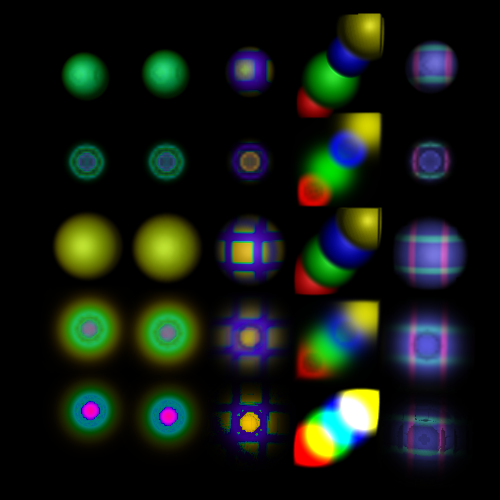

Here is the Python script that generated this plot:
#!/usr/bin/env python

# Demonstrate fixed-point volume ray casting with linear interpolation across a 5x5 grid of blend modes and data types.

import vtkmodules.vtkInteractionStyle  # noqa: F401
import vtkmodules.vtkRenderingOpenGL2  # noqa: F401
import vtkmodules.vtkRenderingVolumeOpenGL2  # noqa: F401

from vtkmodules.vtkCommonDataModel import vtkPiecewiseFunction
from vtkmodules.vtkImagingCore import (
    vtkImageAppendComponents,
    vtkImageThreshold,
    vtkImageShiftScale,
)
from vtkmodules.vtkImagingMorphological import vtkImageContinuousDilate3D
from vtkmodules.vtkImagingSources import (
    vtkImageGaussianSource,
    vtkImageGridSource,
)
from vtkmodules.vtkRenderingCore import (
    vtkColorTransferFunction,
    vtkRenderWindow,
    vtkRenderWindowInteractor,
    vtkRenderer,
    vtkVolume,
    vtkVolumeProperty,
)
from vtkmodules.vtkRenderingVolume import vtkFixedPointVolumeRayCastMapper

# Create a gaussian source
gaussian_source = vtkImageGaussianSource()
gaussian_source.SetWholeExtent(0, 30, 0, 30, 0, 30)
gaussian_source.SetMaximum(255.0)
gaussian_source.SetStandardDeviation(5)
gaussian_source.SetCenter(15, 15, 15)

threshold = vtkImageThreshold()
threshold.SetInputConnection(gaussian_source.GetOutputPort())
threshold.ReplaceInOn()
threshold.SetInValue(0)
threshold.ThresholdBetween(150, 200)

shift_scale = vtkImageShiftScale()
shift_scale.SetInputConnection(threshold.GetOutputPort())
shift_scale.SetOutputScalarTypeToUnsignedChar()

grid0 = vtkImageGridSource()
grid0.SetDataScalarTypeToUnsignedChar()
grid0.SetGridSpacing(10, 10, 10)
grid0.SetLineValue(200)
grid0.SetFillValue(10)
grid0.SetDataExtent(0, 30, 0, 30, 0, 30)

dilate = vtkImageContinuousDilate3D()
dilate.SetInputConnection(grid0.GetOutputPort())
dilate.SetKernelSize(3, 3, 3)

iac = vtkImageAppendComponents()
iac.AddInputConnection(dilate.GetOutputPort())
iac.AddInputConnection(shift_scale.GetOutputPort())

gs1 = vtkImageGaussianSource()
gs1.SetWholeExtent(0, 30, 0, 30, 0, 30)
gs1.SetMaximum(255.0)
gs1.SetStandardDeviation(4)
gs1.SetCenter(5, 5, 5)

t1 = vtkImageThreshold()
t1.SetInputConnection(gs1.GetOutputPort())
t1.ReplaceInOn()
t1.SetInValue(0)
t1.ThresholdBetween(150, 256)

gs2 = vtkImageGaussianSource()
gs2.SetWholeExtent(0, 30, 0, 30, 0, 30)
gs2.SetMaximum(255.0)
gs2.SetStandardDeviation(4)
gs2.SetCenter(12, 12, 12)

gs3 = vtkImageGaussianSource()
gs3.SetWholeExtent(0, 30, 0, 30, 0, 30)
gs3.SetMaximum(255.0)
gs3.SetStandardDeviation(4)
gs3.SetCenter(19, 19, 19)

t3 = vtkImageThreshold()
t3.SetInputConnection(gs3.GetOutputPort())
t3.ReplaceInOn()
t3.SetInValue(0)
t3.ThresholdBetween(150, 256)

gs4 = vtkImageGaussianSource()
gs4.SetWholeExtent(0, 30, 0, 30, 0, 30)
gs4.SetMaximum(255.0)
gs4.SetStandardDeviation(4)
gs4.SetCenter(26, 26, 26)

iac1 = vtkImageAppendComponents()
iac1.AddInputConnection(t1.GetOutputPort())
iac1.AddInputConnection(gs2.GetOutputPort())

iac2 = vtkImageAppendComponents()
iac2.AddInputConnection(iac1.GetOutputPort())
iac2.AddInputConnection(t3.GetOutputPort())

iac3 = vtkImageAppendComponents()
iac3.AddInputConnection(iac2.GetOutputPort())
iac3.AddInputConnection(gs4.GetOutputPort())

grid_r = vtkImageGridSource()
grid_r.SetDataScalarTypeToUnsignedChar()
grid_r.SetGridSpacing(10, 100, 100)
grid_r.SetLineValue(250)
grid_r.SetFillValue(100)
grid_r.SetDataExtent(0, 30, 0, 30, 0, 30)

d_r = vtkImageContinuousDilate3D()
d_r.SetInputConnection(grid_r.GetOutputPort())
d_r.SetKernelSize(2, 2, 2)

grid_g = vtkImageGridSource()
grid_g.SetDataScalarTypeToUnsignedChar()
grid_g.SetGridSpacing(100, 10, 100)
grid_g.SetLineValue(250)
grid_g.SetFillValue(100)
grid_g.SetDataExtent(0, 30, 0, 30, 0, 30)

d_g = vtkImageContinuousDilate3D()
d_g.SetInputConnection(grid_g.GetOutputPort())
d_g.SetKernelSize(2, 2, 2)

grid_b = vtkImageGridSource()
grid_b.SetDataScalarTypeToUnsignedChar()
grid_b.SetGridSpacing(100, 100, 10)
grid_b.SetLineValue(0)
grid_b.SetFillValue(250)
grid_b.SetDataExtent(0, 30, 0, 30, 0, 30)

d_b = vtkImageContinuousDilate3D()
d_b.SetInputConnection(grid_b.GetOutputPort())
d_b.SetKernelSize(2, 2, 2)

iac_rg = vtkImageAppendComponents()
iac_rg.AddInputConnection(d_r.GetOutputPort())
iac_rg.AddInputConnection(d_g.GetOutputPort())

iac_rgb = vtkImageAppendComponents()
iac_rgb.AddInputConnection(iac_rg.GetOutputPort())
iac_rgb.AddInputConnection(d_b.GetOutputPort())

iac_rgba = vtkImageAppendComponents()
iac_rgba.AddInputConnection(iac_rgb.GetOutputPort())
iac_rgba.AddInputConnection(shift_scale.GetOutputPort())

# Transfer functions
ramp_point_2 = vtkPiecewiseFunction()
ramp_point_2.AddPoint(0, 0.0)
ramp_point_2.AddPoint(255, 0.2)

ramp_1 = vtkPiecewiseFunction()
ramp_1.AddPoint(0, 0.0)
ramp_1.AddPoint(255, 1.0)

surface = vtkPiecewiseFunction()
surface.AddPoint(0, 0.0)
surface.AddPoint(10, 0.0)
surface.AddPoint(50, 1.0)
surface.AddPoint(255, 1.0)

constant_1 = vtkPiecewiseFunction()
constant_1.AddPoint(0, 1.0)
constant_1.AddPoint(255, 1.0)

gop = vtkPiecewiseFunction()
gop.AddPoint(0, 0.0)
gop.AddPoint(20, 0.0)
gop.AddPoint(60, 1.0)
gop.AddPoint(255, 1.0)

rainbow = vtkColorTransferFunction()
rainbow.SetColorSpaceToHSV()
rainbow.HSVWrapOff()
rainbow.AddHSVPoint(0, 0.1, 1.0, 1.0)
rainbow.AddHSVPoint(255, 0.9, 1.0, 1.0)

red = vtkColorTransferFunction()
red.AddRGBPoint(0, 1, 0, 0)
red.AddRGBPoint(255, 1, 0, 0)

green = vtkColorTransferFunction()
green.AddRGBPoint(0, 0, 1, 0)
green.AddRGBPoint(255, 0, 1, 0)

blue = vtkColorTransferFunction()
blue.AddRGBPoint(0, 0, 0, 1)
blue.AddRGBPoint(255, 0, 0, 1)

yellow = vtkColorTransferFunction()
yellow.AddRGBPoint(0, 1, 1, 0)
yellow.AddRGBPoint(255, 1, 1, 0)

# Rendering setup
renderer = vtkRenderer()

render_window = vtkRenderWindow()
render_window.SetSize(500, 500)
render_window.AddRenderer(renderer)
render_window.SetWindowName("fixed point ray caster linear")

interactor = vtkRenderWindowInteractor()
interactor.SetRenderWindow(render_window)

# Row 0: float threshold data, independent components
# [0][0] — MIP
volume_property_0_0 = vtkVolumeProperty()
volume_property_0_0.IndependentComponentsOn()
volume_property_0_0.SetColor(rainbow)
volume_property_0_0.SetScalarOpacity(ramp_1)
volume_property_0_0.SetGradientOpacity(constant_1)
volume_property_0_0.SetInterpolationTypeToLinear()
volume_mapper_0_0 = vtkFixedPointVolumeRayCastMapper()
volume_mapper_0_0.SetSampleDistance(0.25)
volume_mapper_0_0.SetNumberOfThreads(1)
volume_mapper_0_0.SetInputConnection(threshold.GetOutputPort())
volume_mapper_0_0.SetBlendModeToMaximumIntensity()
volume_0_0 = vtkVolume()
volume_0_0.SetMapper(volume_mapper_0_0)
volume_0_0.SetProperty(volume_property_0_0)
volume_0_0.AddPosition(0, 0, 0)

# [0][1] — Composite
volume_property_0_1 = vtkVolumeProperty()
volume_property_0_1.IndependentComponentsOn()
volume_property_0_1.SetColor(rainbow)
volume_property_0_1.SetScalarOpacity(ramp_point_2)
volume_property_0_1.SetGradientOpacity(constant_1)
volume_property_0_1.SetInterpolationTypeToLinear()
volume_mapper_0_1 = vtkFixedPointVolumeRayCastMapper()
volume_mapper_0_1.SetSampleDistance(0.25)
volume_mapper_0_1.SetNumberOfThreads(1)
volume_mapper_0_1.SetInputConnection(threshold.GetOutputPort())
volume_mapper_0_1.SetBlendModeToComposite()
volume_0_1 = vtkVolume()
volume_0_1.SetMapper(volume_mapper_0_1)
volume_0_1.SetProperty(volume_property_0_1)
volume_0_1.AddPosition(0, 30, 0)

# [0][2] — Composite + Shade
volume_property_0_2 = vtkVolumeProperty()
volume_property_0_2.IndependentComponentsOn()
volume_property_0_2.SetColor(rainbow)
volume_property_0_2.SetScalarOpacity(surface)
volume_property_0_2.SetGradientOpacity(constant_1)
volume_property_0_2.ShadeOn()
volume_property_0_2.SetInterpolationTypeToLinear()
volume_mapper_0_2 = vtkFixedPointVolumeRayCastMapper()
volume_mapper_0_2.SetSampleDistance(0.25)
volume_mapper_0_2.SetNumberOfThreads(1)
volume_mapper_0_2.SetInputConnection(threshold.GetOutputPort())
volume_mapper_0_2.SetBlendModeToComposite()
volume_0_2 = vtkVolume()
volume_0_2.SetMapper(volume_mapper_0_2)
volume_0_2.SetProperty(volume_property_0_2)
volume_0_2.AddPosition(0, 60, 0)

# [0][3] — Composite + GO
volume_property_0_3 = vtkVolumeProperty()
volume_property_0_3.IndependentComponentsOn()
volume_property_0_3.SetColor(rainbow)
volume_property_0_3.SetScalarOpacity(ramp_point_2)
volume_property_0_3.SetGradientOpacity(gop)
volume_property_0_3.SetInterpolationTypeToLinear()
volume_mapper_0_3 = vtkFixedPointVolumeRayCastMapper()
volume_mapper_0_3.SetSampleDistance(0.25)
volume_mapper_0_3.SetNumberOfThreads(1)
volume_mapper_0_3.SetInputConnection(threshold.GetOutputPort())
volume_mapper_0_3.SetBlendModeToComposite()
volume_0_3 = vtkVolume()
volume_0_3.SetMapper(volume_mapper_0_3)
volume_0_3.SetProperty(volume_property_0_3)
volume_0_3.AddPosition(0, 90, 0)

# [0][4] — Composite + GO + Shade
volume_property_0_4 = vtkVolumeProperty()
volume_property_0_4.IndependentComponentsOn()
volume_property_0_4.SetColor(rainbow)
volume_property_0_4.SetScalarOpacity(surface)
volume_property_0_4.SetGradientOpacity(gop)
volume_property_0_4.ShadeOn(0)
volume_property_0_4.ShadeOn(1)
volume_property_0_4.ShadeOn(2)
volume_property_0_4.ShadeOn(3)
volume_property_0_4.SetInterpolationTypeToLinear()
volume_mapper_0_4 = vtkFixedPointVolumeRayCastMapper()
volume_mapper_0_4.SetSampleDistance(0.25)
volume_mapper_0_4.SetNumberOfThreads(1)
volume_mapper_0_4.SetInputConnection(threshold.GetOutputPort())
volume_mapper_0_4.SetBlendModeToComposite()
volume_0_4 = vtkVolume()
volume_0_4.SetMapper(volume_mapper_0_4)
volume_0_4.SetProperty(volume_property_0_4)
volume_0_4.AddPosition(0, 120, 0)

# Row 1: unsigned char data, independent components
# [1][0] — MIP
volume_property_1_0 = vtkVolumeProperty()
volume_property_1_0.IndependentComponentsOn()
volume_property_1_0.SetColor(rainbow)
volume_property_1_0.SetScalarOpacity(ramp_1)
volume_property_1_0.SetGradientOpacity(constant_1)
volume_property_1_0.SetInterpolationTypeToLinear()
volume_mapper_1_0 = vtkFixedPointVolumeRayCastMapper()
volume_mapper_1_0.SetSampleDistance(0.25)
volume_mapper_1_0.SetNumberOfThreads(1)
volume_mapper_1_0.SetInputConnection(shift_scale.GetOutputPort())
volume_mapper_1_0.SetBlendModeToMaximumIntensity()
volume_1_0 = vtkVolume()
volume_1_0.SetMapper(volume_mapper_1_0)
volume_1_0.SetProperty(volume_property_1_0)
volume_1_0.AddPosition(30, 0, 0)

# [1][1] — Composite
volume_property_1_1 = vtkVolumeProperty()
volume_property_1_1.IndependentComponentsOn()
volume_property_1_1.SetColor(rainbow)
volume_property_1_1.SetScalarOpacity(ramp_point_2)
volume_property_1_1.SetGradientOpacity(constant_1)
volume_property_1_1.SetInterpolationTypeToLinear()
volume_mapper_1_1 = vtkFixedPointVolumeRayCastMapper()
volume_mapper_1_1.SetSampleDistance(0.25)
volume_mapper_1_1.SetNumberOfThreads(1)
volume_mapper_1_1.SetInputConnection(shift_scale.GetOutputPort())
volume_mapper_1_1.SetBlendModeToComposite()
volume_1_1 = vtkVolume()
volume_1_1.SetMapper(volume_mapper_1_1)
volume_1_1.SetProperty(volume_property_1_1)
volume_1_1.AddPosition(30, 30, 0)

# [1][2] — Composite + Shade
volume_property_1_2 = vtkVolumeProperty()
volume_property_1_2.IndependentComponentsOn()
volume_property_1_2.SetColor(rainbow)
volume_property_1_2.SetScalarOpacity(surface)
volume_property_1_2.SetGradientOpacity(constant_1)
volume_property_1_2.ShadeOn()
volume_property_1_2.SetInterpolationTypeToLinear()
volume_mapper_1_2 = vtkFixedPointVolumeRayCastMapper()
volume_mapper_1_2.SetSampleDistance(0.25)
volume_mapper_1_2.SetNumberOfThreads(1)
volume_mapper_1_2.SetInputConnection(shift_scale.GetOutputPort())
volume_mapper_1_2.SetBlendModeToComposite()
volume_1_2 = vtkVolume()
volume_1_2.SetMapper(volume_mapper_1_2)
volume_1_2.SetProperty(volume_property_1_2)
volume_1_2.AddPosition(30, 60, 0)

# [1][3] — Composite + GO
volume_property_1_3 = vtkVolumeProperty()
volume_property_1_3.IndependentComponentsOn()
volume_property_1_3.SetColor(rainbow)
volume_property_1_3.SetScalarOpacity(ramp_point_2)
volume_property_1_3.SetGradientOpacity(gop)
volume_property_1_3.SetInterpolationTypeToLinear()
volume_mapper_1_3 = vtkFixedPointVolumeRayCastMapper()
volume_mapper_1_3.SetSampleDistance(0.25)
volume_mapper_1_3.SetNumberOfThreads(1)
volume_mapper_1_3.SetInputConnection(shift_scale.GetOutputPort())
volume_mapper_1_3.SetBlendModeToComposite()
volume_1_3 = vtkVolume()
volume_1_3.SetMapper(volume_mapper_1_3)
volume_1_3.SetProperty(volume_property_1_3)
volume_1_3.AddPosition(30, 90, 0)

# [1][4] — Composite + GO + Shade
volume_property_1_4 = vtkVolumeProperty()
volume_property_1_4.IndependentComponentsOn()
volume_property_1_4.SetColor(rainbow)
volume_property_1_4.SetScalarOpacity(surface)
volume_property_1_4.SetGradientOpacity(gop)
volume_property_1_4.ShadeOn(0)
volume_property_1_4.ShadeOn(1)
volume_property_1_4.ShadeOn(2)
volume_property_1_4.ShadeOn(3)
volume_property_1_4.SetInterpolationTypeToLinear()
volume_mapper_1_4 = vtkFixedPointVolumeRayCastMapper()
volume_mapper_1_4.SetSampleDistance(0.25)
volume_mapper_1_4.SetNumberOfThreads(1)
volume_mapper_1_4.SetInputConnection(shift_scale.GetOutputPort())
volume_mapper_1_4.SetBlendModeToComposite()
volume_1_4 = vtkVolume()
volume_1_4.SetMapper(volume_mapper_1_4)
volume_1_4.SetProperty(volume_property_1_4)
volume_1_4.AddPosition(30, 120, 0)

# Row 2: two-component dependent data
# [2][0] — MIP
volume_property_2_0 = vtkVolumeProperty()
volume_property_2_0.IndependentComponentsOff()
volume_property_2_0.SetColor(rainbow)
volume_property_2_0.SetScalarOpacity(ramp_1)
volume_property_2_0.SetGradientOpacity(constant_1)
volume_property_2_0.SetInterpolationTypeToLinear()
volume_mapper_2_0 = vtkFixedPointVolumeRayCastMapper()
volume_mapper_2_0.SetSampleDistance(0.25)
volume_mapper_2_0.SetNumberOfThreads(1)
volume_mapper_2_0.SetInputConnection(iac.GetOutputPort())
volume_mapper_2_0.SetBlendModeToMaximumIntensity()
volume_2_0 = vtkVolume()
volume_2_0.SetMapper(volume_mapper_2_0)
volume_2_0.SetProperty(volume_property_2_0)
volume_2_0.AddPosition(60, 0, 0)

# [2][1] — Composite
volume_property_2_1 = vtkVolumeProperty()
volume_property_2_1.IndependentComponentsOff()
volume_property_2_1.SetColor(rainbow)
volume_property_2_1.SetScalarOpacity(ramp_point_2)
volume_property_2_1.SetGradientOpacity(constant_1)
volume_property_2_1.SetInterpolationTypeToLinear()
volume_mapper_2_1 = vtkFixedPointVolumeRayCastMapper()
volume_mapper_2_1.SetSampleDistance(0.25)
volume_mapper_2_1.SetNumberOfThreads(1)
volume_mapper_2_1.SetInputConnection(iac.GetOutputPort())
volume_mapper_2_1.SetBlendModeToComposite()
volume_2_1 = vtkVolume()
volume_2_1.SetMapper(volume_mapper_2_1)
volume_2_1.SetProperty(volume_property_2_1)
volume_2_1.AddPosition(60, 30, 0)

# [2][2] — Composite + Shade
volume_property_2_2 = vtkVolumeProperty()
volume_property_2_2.IndependentComponentsOff()
volume_property_2_2.SetColor(rainbow)
volume_property_2_2.SetScalarOpacity(surface)
volume_property_2_2.SetGradientOpacity(constant_1)
volume_property_2_2.ShadeOn()
volume_property_2_2.SetInterpolationTypeToLinear()
volume_mapper_2_2 = vtkFixedPointVolumeRayCastMapper()
volume_mapper_2_2.SetSampleDistance(0.25)
volume_mapper_2_2.SetNumberOfThreads(1)
volume_mapper_2_2.SetInputConnection(iac.GetOutputPort())
volume_mapper_2_2.SetBlendModeToComposite()
volume_2_2 = vtkVolume()
volume_2_2.SetMapper(volume_mapper_2_2)
volume_2_2.SetProperty(volume_property_2_2)
volume_2_2.AddPosition(60, 60, 0)

# [2][3] — Composite + GO
volume_property_2_3 = vtkVolumeProperty()
volume_property_2_3.IndependentComponentsOff()
volume_property_2_3.SetColor(rainbow)
volume_property_2_3.SetScalarOpacity(ramp_point_2)
volume_property_2_3.SetGradientOpacity(gop)
volume_property_2_3.SetInterpolationTypeToLinear()
volume_mapper_2_3 = vtkFixedPointVolumeRayCastMapper()
volume_mapper_2_3.SetSampleDistance(0.25)
volume_mapper_2_3.SetNumberOfThreads(1)
volume_mapper_2_3.SetInputConnection(iac.GetOutputPort())
volume_mapper_2_3.SetBlendModeToComposite()
volume_2_3 = vtkVolume()
volume_2_3.SetMapper(volume_mapper_2_3)
volume_2_3.SetProperty(volume_property_2_3)
volume_2_3.AddPosition(60, 90, 0)

# [2][4] — Composite + GO + Shade
volume_property_2_4 = vtkVolumeProperty()
volume_property_2_4.IndependentComponentsOff()
volume_property_2_4.SetColor(rainbow)
volume_property_2_4.SetScalarOpacity(surface)
volume_property_2_4.SetGradientOpacity(gop)
volume_property_2_4.ShadeOn(0)
volume_property_2_4.ShadeOn(1)
volume_property_2_4.ShadeOn(2)
volume_property_2_4.ShadeOn(3)
volume_property_2_4.SetInterpolationTypeToLinear()
volume_mapper_2_4 = vtkFixedPointVolumeRayCastMapper()
volume_mapper_2_4.SetSampleDistance(0.25)
volume_mapper_2_4.SetNumberOfThreads(1)
volume_mapper_2_4.SetInputConnection(iac.GetOutputPort())
volume_mapper_2_4.SetBlendModeToComposite()
volume_2_4 = vtkVolume()
volume_2_4.SetMapper(volume_mapper_2_4)
volume_2_4.SetProperty(volume_property_2_4)
volume_2_4.AddPosition(60, 120, 0)

# Row 3: four-component independent data
# [3][0] — MIP
volume_property_3_0 = vtkVolumeProperty()
volume_property_3_0.IndependentComponentsOn()
volume_property_3_0.SetColor(0, red)
volume_property_3_0.SetColor(1, green)
volume_property_3_0.SetColor(2, blue)
volume_property_3_0.SetColor(3, yellow)
volume_property_3_0.SetScalarOpacity(0, surface)
volume_property_3_0.SetScalarOpacity(1, surface)
volume_property_3_0.SetScalarOpacity(2, surface)
volume_property_3_0.SetScalarOpacity(3, surface)
volume_property_3_0.SetGradientOpacity(0, constant_1)
volume_property_3_0.SetGradientOpacity(1, constant_1)
volume_property_3_0.SetGradientOpacity(2, constant_1)
volume_property_3_0.SetGradientOpacity(3, constant_1)
volume_property_3_0.SetComponentWeight(0, 1)
volume_property_3_0.SetComponentWeight(1, 1)
volume_property_3_0.SetComponentWeight(2, 1)
volume_property_3_0.SetComponentWeight(3, 1)
volume_property_3_0.SetInterpolationTypeToLinear()
volume_mapper_3_0 = vtkFixedPointVolumeRayCastMapper()
volume_mapper_3_0.SetSampleDistance(0.25)
volume_mapper_3_0.SetNumberOfThreads(1)
volume_mapper_3_0.SetInputConnection(iac3.GetOutputPort())
volume_mapper_3_0.SetBlendModeToMaximumIntensity()
volume_3_0 = vtkVolume()
volume_3_0.SetMapper(volume_mapper_3_0)
volume_3_0.SetProperty(volume_property_3_0)
volume_3_0.AddPosition(90, 0, 0)

# [3][1] — Composite
volume_property_3_1 = vtkVolumeProperty()
volume_property_3_1.IndependentComponentsOn()
volume_property_3_1.SetColor(0, red)
volume_property_3_1.SetColor(1, green)
volume_property_3_1.SetColor(2, blue)
volume_property_3_1.SetColor(3, yellow)
volume_property_3_1.SetScalarOpacity(0, ramp_point_2)
volume_property_3_1.SetScalarOpacity(1, ramp_point_2)
volume_property_3_1.SetScalarOpacity(2, ramp_point_2)
volume_property_3_1.SetScalarOpacity(3, ramp_point_2)
volume_property_3_1.SetGradientOpacity(0, constant_1)
volume_property_3_1.SetGradientOpacity(1, constant_1)
volume_property_3_1.SetGradientOpacity(2, constant_1)
volume_property_3_1.SetGradientOpacity(3, constant_1)
volume_property_3_1.SetComponentWeight(0, 1)
volume_property_3_1.SetComponentWeight(1, 1)
volume_property_3_1.SetComponentWeight(2, 1)
volume_property_3_1.SetComponentWeight(3, 1)
volume_property_3_1.SetInterpolationTypeToLinear()
volume_mapper_3_1 = vtkFixedPointVolumeRayCastMapper()
volume_mapper_3_1.SetSampleDistance(0.25)
volume_mapper_3_1.SetNumberOfThreads(1)
volume_mapper_3_1.SetInputConnection(iac3.GetOutputPort())
volume_mapper_3_1.SetBlendModeToComposite()
volume_3_1 = vtkVolume()
volume_3_1.SetMapper(volume_mapper_3_1)
volume_3_1.SetProperty(volume_property_3_1)
volume_3_1.AddPosition(90, 30, 0)

# [3][2] — Composite + Shade
volume_property_3_2 = vtkVolumeProperty()
volume_property_3_2.IndependentComponentsOn()
volume_property_3_2.SetColor(0, red)
volume_property_3_2.SetColor(1, green)
volume_property_3_2.SetColor(2, blue)
volume_property_3_2.SetColor(3, yellow)
volume_property_3_2.SetScalarOpacity(0, surface)
volume_property_3_2.SetScalarOpacity(1, surface)
volume_property_3_2.SetScalarOpacity(2, surface)
volume_property_3_2.SetScalarOpacity(3, surface)
volume_property_3_2.SetGradientOpacity(0, constant_1)
volume_property_3_2.SetGradientOpacity(1, constant_1)
volume_property_3_2.SetGradientOpacity(2, constant_1)
volume_property_3_2.SetGradientOpacity(3, constant_1)
volume_property_3_2.SetComponentWeight(0, 1)
volume_property_3_2.SetComponentWeight(1, 1)
volume_property_3_2.SetComponentWeight(2, 1)
volume_property_3_2.SetComponentWeight(3, 1)
volume_property_3_2.ShadeOn()
volume_property_3_2.SetInterpolationTypeToLinear()
volume_mapper_3_2 = vtkFixedPointVolumeRayCastMapper()
volume_mapper_3_2.SetSampleDistance(0.25)
volume_mapper_3_2.SetNumberOfThreads(1)
volume_mapper_3_2.SetInputConnection(iac3.GetOutputPort())
volume_mapper_3_2.SetBlendModeToComposite()
volume_3_2 = vtkVolume()
volume_3_2.SetMapper(volume_mapper_3_2)
volume_3_2.SetProperty(volume_property_3_2)
volume_3_2.AddPosition(90, 60, 0)

# [3][3] — Composite + GO
volume_property_3_3 = vtkVolumeProperty()
volume_property_3_3.IndependentComponentsOn()
volume_property_3_3.SetColor(0, red)
volume_property_3_3.SetColor(1, green)
volume_property_3_3.SetColor(2, blue)
volume_property_3_3.SetColor(3, yellow)
volume_property_3_3.SetScalarOpacity(0, ramp_1)
volume_property_3_3.SetScalarOpacity(1, ramp_point_2)
volume_property_3_3.SetScalarOpacity(2, ramp_1)
volume_property_3_3.SetScalarOpacity(3, ramp_point_2)
volume_property_3_3.SetGradientOpacity(0, gop)
volume_property_3_3.SetGradientOpacity(1, constant_1)
volume_property_3_3.SetGradientOpacity(2, gop)
volume_property_3_3.SetGradientOpacity(3, constant_1)
volume_property_3_3.SetComponentWeight(0, 1)
volume_property_3_3.SetComponentWeight(1, 1)
volume_property_3_3.SetComponentWeight(2, 1)
volume_property_3_3.SetComponentWeight(3, 1)
volume_property_3_3.SetInterpolationTypeToLinear()
volume_mapper_3_3 = vtkFixedPointVolumeRayCastMapper()
volume_mapper_3_3.SetSampleDistance(0.25)
volume_mapper_3_3.SetNumberOfThreads(1)
volume_mapper_3_3.SetInputConnection(iac3.GetOutputPort())
volume_mapper_3_3.SetBlendModeToComposite()
volume_3_3 = vtkVolume()
volume_3_3.SetMapper(volume_mapper_3_3)
volume_3_3.SetProperty(volume_property_3_3)
volume_3_3.AddPosition(90, 90, 0)

# [3][4] — Composite + GO + Shade
volume_property_3_4 = vtkVolumeProperty()
volume_property_3_4.IndependentComponentsOn()
volume_property_3_4.SetColor(0, red)
volume_property_3_4.SetColor(1, green)
volume_property_3_4.SetColor(2, blue)
volume_property_3_4.SetColor(3, yellow)
volume_property_3_4.SetScalarOpacity(0, surface)
volume_property_3_4.SetScalarOpacity(1, surface)
volume_property_3_4.SetScalarOpacity(2, surface)
volume_property_3_4.SetScalarOpacity(3, surface)
volume_property_3_4.SetGradientOpacity(0, gop)
volume_property_3_4.SetGradientOpacity(1, constant_1)
volume_property_3_4.SetGradientOpacity(2, gop)
volume_property_3_4.SetGradientOpacity(3, constant_1)
volume_property_3_4.SetComponentWeight(0, 1)
volume_property_3_4.SetComponentWeight(1, 1)
volume_property_3_4.SetComponentWeight(2, 1)
volume_property_3_4.SetComponentWeight(3, 1)
volume_property_3_4.ShadeOn(0)
volume_property_3_4.ShadeOn(1)
volume_property_3_4.ShadeOn(2)
volume_property_3_4.ShadeOn(3)
volume_property_3_4.SetInterpolationTypeToLinear()
volume_mapper_3_4 = vtkFixedPointVolumeRayCastMapper()
volume_mapper_3_4.SetSampleDistance(0.25)
volume_mapper_3_4.SetNumberOfThreads(1)
volume_mapper_3_4.SetInputConnection(iac3.GetOutputPort())
volume_mapper_3_4.SetBlendModeToComposite()
volume_3_4 = vtkVolume()
volume_3_4.SetMapper(volume_mapper_3_4)
volume_3_4.SetProperty(volume_property_3_4)
volume_3_4.AddPosition(90, 120, 0)

# Row 4: four-component dependent (RGBA) data
# [4][0] — MIP
volume_property_4_0 = vtkVolumeProperty()
volume_property_4_0.IndependentComponentsOff()
volume_property_4_0.SetColor(rainbow)
volume_property_4_0.SetScalarOpacity(ramp_1)
volume_property_4_0.SetGradientOpacity(constant_1)
volume_property_4_0.SetInterpolationTypeToLinear()
volume_mapper_4_0 = vtkFixedPointVolumeRayCastMapper()
volume_mapper_4_0.SetSampleDistance(0.25)
volume_mapper_4_0.SetNumberOfThreads(1)
volume_mapper_4_0.SetInputConnection(iac_rgba.GetOutputPort())
volume_mapper_4_0.SetBlendModeToMaximumIntensity()
volume_4_0 = vtkVolume()
volume_4_0.SetMapper(volume_mapper_4_0)
volume_4_0.SetProperty(volume_property_4_0)
volume_4_0.AddPosition(120, 0, 0)

# [4][1] — Composite
volume_property_4_1 = vtkVolumeProperty()
volume_property_4_1.IndependentComponentsOff()
volume_property_4_1.SetColor(rainbow)
volume_property_4_1.SetScalarOpacity(ramp_point_2)
volume_property_4_1.SetGradientOpacity(constant_1)
volume_property_4_1.SetInterpolationTypeToLinear()
volume_mapper_4_1 = vtkFixedPointVolumeRayCastMapper()
volume_mapper_4_1.SetSampleDistance(0.25)
volume_mapper_4_1.SetNumberOfThreads(1)
volume_mapper_4_1.SetInputConnection(iac_rgba.GetOutputPort())
volume_mapper_4_1.SetBlendModeToComposite()
volume_4_1 = vtkVolume()
volume_4_1.SetMapper(volume_mapper_4_1)
volume_4_1.SetProperty(volume_property_4_1)
volume_4_1.AddPosition(120, 30, 0)

# [4][2] — Composite + Shade
volume_property_4_2 = vtkVolumeProperty()
volume_property_4_2.IndependentComponentsOff()
volume_property_4_2.SetColor(rainbow)
volume_property_4_2.SetScalarOpacity(surface)
volume_property_4_2.SetGradientOpacity(constant_1)
volume_property_4_2.ShadeOn()
volume_property_4_2.SetInterpolationTypeToLinear()
volume_mapper_4_2 = vtkFixedPointVolumeRayCastMapper()
volume_mapper_4_2.SetSampleDistance(0.25)
volume_mapper_4_2.SetNumberOfThreads(1)
volume_mapper_4_2.SetInputConnection(iac_rgba.GetOutputPort())
volume_mapper_4_2.SetBlendModeToComposite()
volume_4_2 = vtkVolume()
volume_4_2.SetMapper(volume_mapper_4_2)
volume_4_2.SetProperty(volume_property_4_2)
volume_4_2.AddPosition(120, 60, 0)

# [4][3] — Composite + GO
volume_property_4_3 = vtkVolumeProperty()
volume_property_4_3.IndependentComponentsOff()
volume_property_4_3.SetColor(rainbow)
volume_property_4_3.SetScalarOpacity(ramp_point_2)
volume_property_4_3.SetGradientOpacity(gop)
volume_property_4_3.SetInterpolationTypeToLinear()
volume_mapper_4_3 = vtkFixedPointVolumeRayCastMapper()
volume_mapper_4_3.SetSampleDistance(0.25)
volume_mapper_4_3.SetNumberOfThreads(1)
volume_mapper_4_3.SetInputConnection(iac_rgba.GetOutputPort())
volume_mapper_4_3.SetBlendModeToComposite()
volume_4_3 = vtkVolume()
volume_4_3.SetMapper(volume_mapper_4_3)
volume_4_3.SetProperty(volume_property_4_3)
volume_4_3.AddPosition(120, 90, 0)

# [4][4] — Composite + GO + Shade
volume_property_4_4 = vtkVolumeProperty()
volume_property_4_4.IndependentComponentsOff()
volume_property_4_4.SetColor(rainbow)
volume_property_4_4.SetScalarOpacity(surface)
volume_property_4_4.SetGradientOpacity(gop)
volume_property_4_4.ShadeOn(0)
volume_property_4_4.ShadeOn(1)
volume_property_4_4.ShadeOn(2)
volume_property_4_4.ShadeOn(3)
volume_property_4_4.SetInterpolationTypeToLinear()
volume_mapper_4_4 = vtkFixedPointVolumeRayCastMapper()
volume_mapper_4_4.SetSampleDistance(0.25)
volume_mapper_4_4.SetNumberOfThreads(1)
volume_mapper_4_4.SetInputConnection(iac_rgba.GetOutputPort())
volume_mapper_4_4.SetBlendModeToComposite()
volume_4_4 = vtkVolume()
volume_4_4.SetMapper(volume_mapper_4_4)
volume_4_4.SetProperty(volume_property_4_4)
volume_4_4.AddPosition(120, 120, 0)

renderer.AddVolume(volume_0_0)
renderer.AddVolume(volume_0_1)
renderer.AddVolume(volume_0_2)
renderer.AddVolume(volume_0_3)
renderer.AddVolume(volume_0_4)
renderer.AddVolume(volume_1_0)
renderer.AddVolume(volume_1_1)
renderer.AddVolume(volume_1_2)
renderer.AddVolume(volume_1_3)
renderer.AddVolume(volume_1_4)
renderer.AddVolume(volume_2_0)
renderer.AddVolume(volume_2_1)
renderer.AddVolume(volume_2_2)
renderer.AddVolume(volume_2_3)
renderer.AddVolume(volume_2_4)
renderer.AddVolume(volume_3_0)
renderer.AddVolume(volume_3_1)
renderer.AddVolume(volume_3_2)
renderer.AddVolume(volume_3_3)
renderer.AddVolume(volume_3_4)
renderer.AddVolume(volume_4_0)
renderer.AddVolume(volume_4_1)
renderer.AddVolume(volume_4_2)
renderer.AddVolume(volume_4_3)
renderer.AddVolume(volume_4_4)

# Scene
renderer.GetCullers().InitTraversal()
culler = renderer.GetCullers().GetNextItem()
culler.SetSortingStyleToBackToFront()

renderer.ResetCamera()
renderer.GetActiveCamera().Dolly(1.3)
renderer.GetActiveCamera().Azimuth(15)
renderer.GetActiveCamera().Elevation(5)
renderer.ResetCameraClippingRange()

interactor.Initialize()
interactor.Start()
